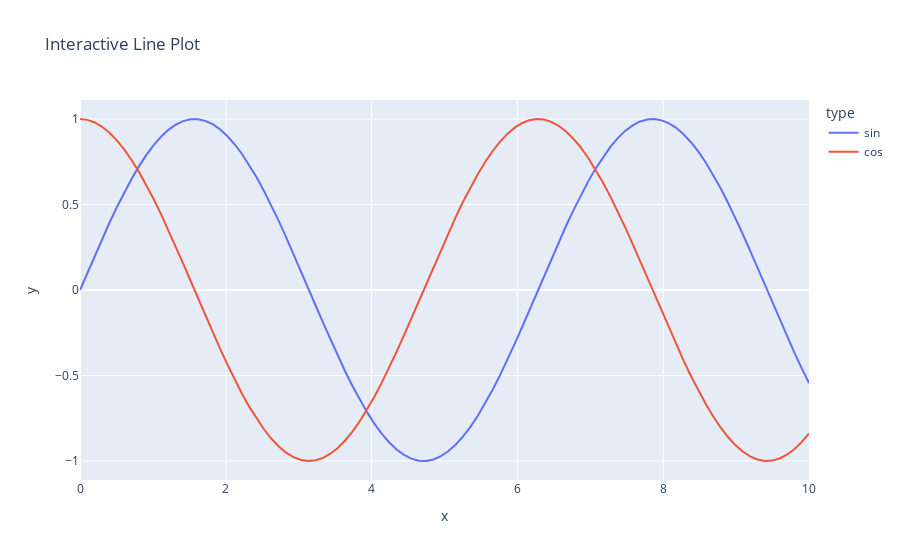
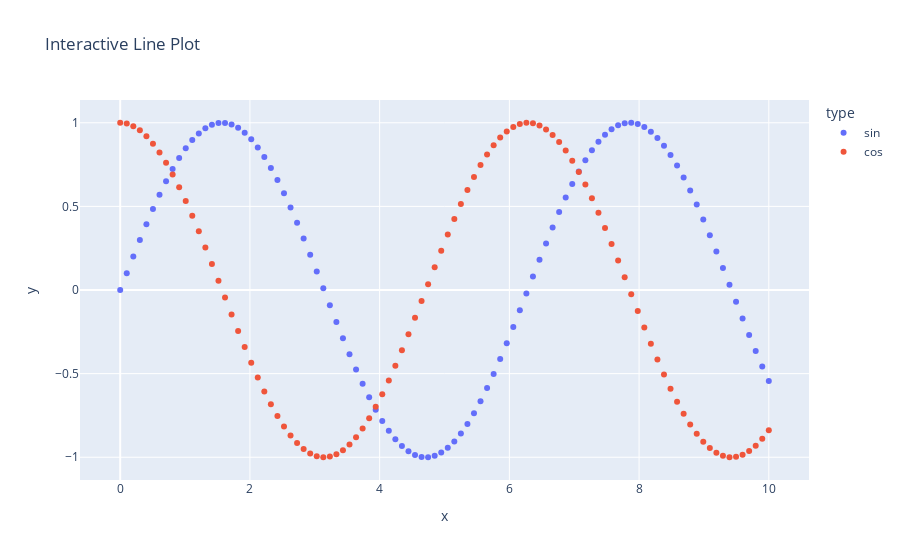

These figures' notebook cell, in order:
### Code cell
import plotly.express as px
import plotly.graph_objects as go
import numpy as np
import pandas as pd

def create_interactive_plots():
    x = np.linspace(0, 10, 100)
    y1 = np.sin(x)
    y2 = np.cos(x)
    
    df = pd.DataFrame({
        'x': np.concatenate([x,x]),
        'y': np.concatenate([y1,y2]),
        'type': ['sin']*100 + ['cos']*100
    })

    fig1 = px.line(df, x='x', y='y', color='type', title='Interactive Line Plot')
    fig1.show()
    
    fig2 = px.scatter(df, x='x', y='y', color='type', title='Interactive Line Plot')
    fig2.show()
    
create_interactive_plots()
